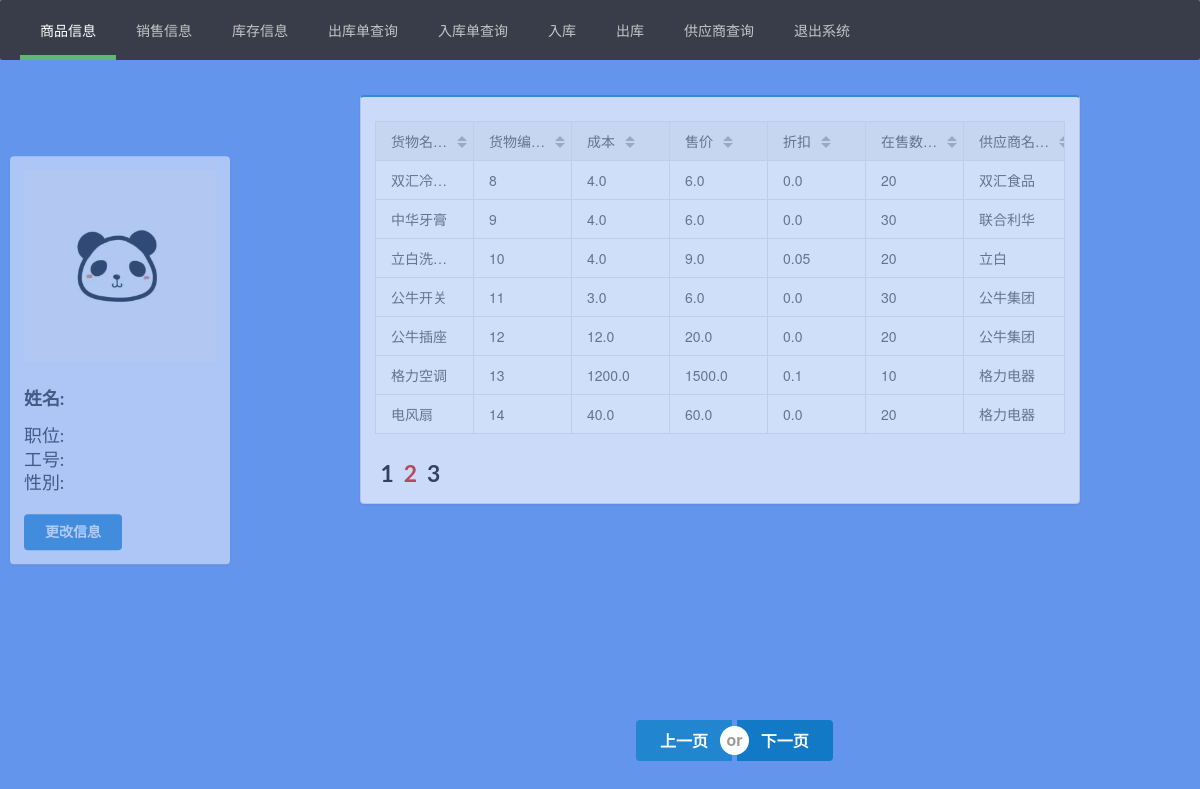
The app's page /infomanage/?query=goods&page=2 (signed in) with its own data.
### app/models.py (models this page shows, shortened)
class Goods(models.Model):
    goods_sup = models.ForeignKey(to=Supplier, null=True, verbose_name='供应商名称', on_delete=models.CASCADE)
    goodsID = models.IntegerField(primary_key=True, verbose_name='货物编号:', null=False, blank=False,default= 200000)
    goods_name = models.CharField(verbose_name='货物名称:', null=False, blank=False, max_length=20, default='请输入货物名称')
    goods_price =  models.FloatField(verbose_name='货物成本:', null=False, blank=False, default= 0)
    goods_sprice = models.FloatField(verbose_name='货物售价:', null=False, blank=False, default= 0)
    goods_discount = models.FloatField (verbose_name='折扣:', null=False, blank=False, default=0.0)
    goods_amount = models.IntegerField(verbose_name='在售数量:', null=False, blank=False, default= 0)
    update_date = models.DateTimeField(verbose_name= '更新日期:', null=True,blank=False)
    class Meta:
        verbose_name = verbose_name_plural = "商品信息管理"

class Supplier(models.Model):
    supID = models.IntegerField(verbose_name='供应商编号:', null=True, blank=False)
    sup_name = models.CharField(verbose_name='供应商名称:', null=False, blank=False, max_length=20, default='请输入供应商名称')
    sup_tel = models.IntegerField(verbose_name='供应商电话:', null=True, blank=False,default=0)
    def __str__(self):
        return self.sup_name
    class Meta:
        verbose_name = verbose_name_plural = "供应商管理"

### app/views.py (the view, shortened to what this page needs)
# urls.py: path('infomanage/',infomanage, name= 'infomanage' ),
def infomanage(request):
    user = request.user
    print(request.user)
    if not user.is_authenticated:
        return redirect(to='login')
    print(user.is_staff)
    context = {}
    query = None
    flag = None
    if request.method == 'GET':
        page = request.GET.get('page')
        if request.GET.get('query'):
            query = request.GET.get('query')
            print(query)
        print('--get query--')
        print(query)
        if not query:
            query = 'goods'
        if query == 'supplier':
            context['sup_inver'] = 'layui-this'
            context['name'] = query
            each_object = Supplier.objects.all()
            if not each_object:
                messages.add_message(request, messages.ERROR, '无此类数据记录')
            print(each_object)
            paginator = Paginator(each_object,7)
            try:
                contacts = paginator.page(page)
            except PageNotAnInteger:
                contacts = paginator.page(1)
            except EmptyPage:
                contacts = paginator.page(Paginator.num_pages)
            context['each_object'] = contacts
        elif query == 'goods':
            context['goods_inver'] = 'layui-this'
            context['name'] = 'goods'
            each_object = Goods.objects.all()
            if not each_object:
                messages.add_message(request, messages.ERROR, '无此类数据记录')
            paginator = Paginator(each_object, 7)
            try:
                contacts = paginator.page(page)
            except PageNotAnInteger:
                contacts = paginator.page(1)
            except EmptyPage:
                contacts = paginator.page(Paginator.num_pages)
            context['each_object'] = contacts
        return render(request, 'infomanage.html', context= context)

### app/templates/infomanage.html (shortened to what this page needs)
<!DOCTYPE html>
{% load static %}
<html lang="en">
<head>
    <link rel="stylesheet" href="{% static 'css/semantic.css' %}" media="screen" title="no title" charset="utf-8">
    <link rel="stylesheet" href="/static/layui/css/layui.css">
</head>
<body style="background-color: cornflowerblue">
<ul class="layui-nav" lay-filter="">
    <li class="layui-nav-item {{ goods_inver }}">
        <a href="?query=goods" methods="get">商品信息</a>
    </li>
    <li class="layui-nav-item {{ sellout_inver }}">
        <a href="?query=sellout" methods="get">销售信息</a>
    </li>
    <li class="layui-nav-item {{ storage_inver }}">
        <a href="?query=storage" methods="get">库存信息</a>
    </li>
    <li class="layui-nav-item {{ stockout_inver }}">
        <a href="?query=stockout">出库单查询</a>
    </li>
    <li class="layui-nav-item {{ wavehouse_inver }}">
        <a href="?query=wavehousing">入库单查询</a>
    </li>
    <li class="layui-nav-item {{ store_inver }}">
        <a href="javascript:instore()" methods="post">入库</a>
    </li>
    <li class="layui-nav-item {{ store_inver }}">
        <a href="javascript:outstore()" methods="post">出库</a>
    </li>
    <li class="layui-nav-item {{ sup_inver }}">
        <a href="?query=supplier">供应商查询</a>
    <li class="layui-nav-item">
        <a href="/logout/" >退出系统</a>
    </li>
    </li>
</ul>
<div class="ui contain">
    <div class="ui segment" style=" min-height: 400px;
                    opacity: 0.5;
                    background-color: ghostwhite;
                    width: 220px !important;
                    border:rgba(255, 0, 0, 0);
                    position: absolute;
                    left: 10%;
                    top:45%;
                    transform: translate(-50%,-50%);">
        <div class="ui image">
            <img src="/static/images/tx.jpeg"  class="ui massive user icon">
            <h3 class="ui center header">
                姓名:&nbsp&nbsp&nbsp {{ request.user.userinfo.name }}
            </h3>
            <h3 class="ui center">
                职位:&nbsp&nbsp&nbsp{{ request.user.userinfo.job }}
            </h3>
            <h3 class="ui center">
                工号:&nbsp&nbsp&nbsp{{ request.user.userinfo.job_num }}
            </h3>
            <h3 class="ui center">
                    性別:&nbsp&nbsp&nbsp{{request.user.userinfo.sex}}
            </h3>
            <br>
            <a href="javascript:infochange()" class="ui center blue button">更改信息</a>
        </div>
    </div>
    <div class="ui blue segment"
         style="background-color: ghostwhite; opacity: 0.7; width: 60%;margin-top: 2.5em;left: 30%">
        {% if name == 'goods' %}
            <table class="ui blue table" lay-filter="demo">
                {% for good in each_object %}
                    <tbody>
                    <tr>
                        <td>{{ good.goods_name }}</td>
                        <td>{{ good.goodsID }}</td>
                        <td>{{ good.goods_price }}</td>
                        <td>{{ good.goods_sprice }}</td>
                        <td>{{ good.goods_discount }}</td>
                        <td>{{ good.goods_amount }}</td>
                        <td>{{ good.goods_sup }}</td>
                    </tr>
                    </tbody>
                {% endfor %}
            </table>
        {% endif %}
        <div class="ui header">
            {% for pg in each_object.paginator.page_range %}
                {% if each_object.number == pg %}
                    <a class="ui active red header" href="?query={{ name }}&page={{ pg }}">&nbsp;{{ pg }}</a>
                {% else %}
                    <a class="ui header" href="?query={{ name }}&page={{ pg }}">&nbsp;{{ pg }}</a>
                {% endif %}
            {% endfor %}
        </div>
    </div>
    <div class="ui large buttons" style="position: absolute;top: 90%;left: 53%">
        {% if each_object.has_previous %}
            <a href="?query={{ name }}&page={{ each_object.previous_page_number }}" class="ui blue button">上一页</a>
        {% else %}
            <a class="ui button">上一页</a>
        {% endif %}
        <div class=" ui or"></div>
        {% if each_object.has_next %}
            <a href="?query={{ name }}&page={{ each_object.next_page_number }}" class="ui blue button active">下一页</a>
        {% else %}
            <a class="ui button">下一页</a>
        {% endif %}
    </div>
</div>
</body>
</html>

### app/static/layui/css/layui.css (style rules this page uses)
.layui-inline,img { display:inline-block;vertical-align:middle }
h1,h2,h3,h4,h5,h6 { font-weight:400 }
.layui-btn,.layui-edge,.layui-inline,img { vertical-align:middle }
blockquote,body,button,dd,div,dl,dt,form,h1,h2,h3,h4,h5,h6,input,li,ol,p,pre,td,textarea,th,ul { margin:0;padding:0;-webkit-tap-highlight-color:rgba(0,0,0,0) }
img { border:none }
li { list-style:none }
table { border-collapse:collapse;border-spacing:0 }
body { line-height:24px;font:14px Helvetica Neue,Helvetica,PingFang SC,Tahoma,Arial,sans-serif }
a { color:#333;text-decoration:none }
.layui-nav { position:relative;padding:0 20px;background-color:#393D49;color:#fff;border-radius:2px;font-size:0;box-sizing:border-box }
.layui-nav * { font-size:14px }
.layui-nav .layui-nav-item { position:relative;display:inline-block;*display:inline;*zoom:1;vertical-align:middle;line-height:60px }
.layui-nav .layui-nav-item a { display:block;padding:0 20px;color:#fff;color:rgba(255,255,255,.7);transition:all .3s;-webkit-transition:all .3s }
.layui-nav .layui-this:after,.layui-nav-bar,.layui-nav-tree .layui-nav-itemed:after { position:absolute;left:0;top:0;width:0;height:5px;background-color:#5FB878;transition:all .2s;-webkit-transition:all .2s }
.layui-nav .layui-nav-item a:hover,.layui-nav .layui-this a { color:#fff }
.layui-nav .layui-this:after { content:'';top:auto;bottom:0;width:100% }

### records on screen
Goods: goods_name "双汇冷…", goodsID "8", goods_price "4.0", goods_sprice "6.0", goods_discount "0.0", goods_amount "20", goods_sup "双汇食品"
Goods: goods_name "中华牙膏", goodsID "9", goods_price "4.0", goods_sprice "6.0", goods_discount "0.0", goods_amount "30", goods_sup "联合利华"
Goods: goods_name "立白洗…", goodsID "10", goods_price "4.0", goods_sprice "9.0", goods_discount "0.05", goods_amount "20", goods_sup "立白"
Goods: goods_name "公牛开关", goodsID "11", goods_price "3.0", goods_sprice "6.0", goods_discount "0.0", goods_amount "30", goods_sup "公牛集团"
Goods: goods_name "公牛插座", goodsID "12", goods_price "12.0", goods_sprice "20.0", goods_discount "0.0", goods_amount "20", goods_sup "公牛集团"
Goods: goods_name "格力空调", goodsID "13", goods_price "1200.0", goods_sprice "1500.0", goods_discount "0.1", goods_amount "10", goods_sup "格力电器"
Goods: goods_name "电风扇", goodsID "14", goods_price "40.0", goods_sprice "60.0", goods_discount "0.0", goods_amount "20", goods_sup "格力电器"

### other values on screen
{{ pg }} "1" "3"
{{ pg }} "2"
